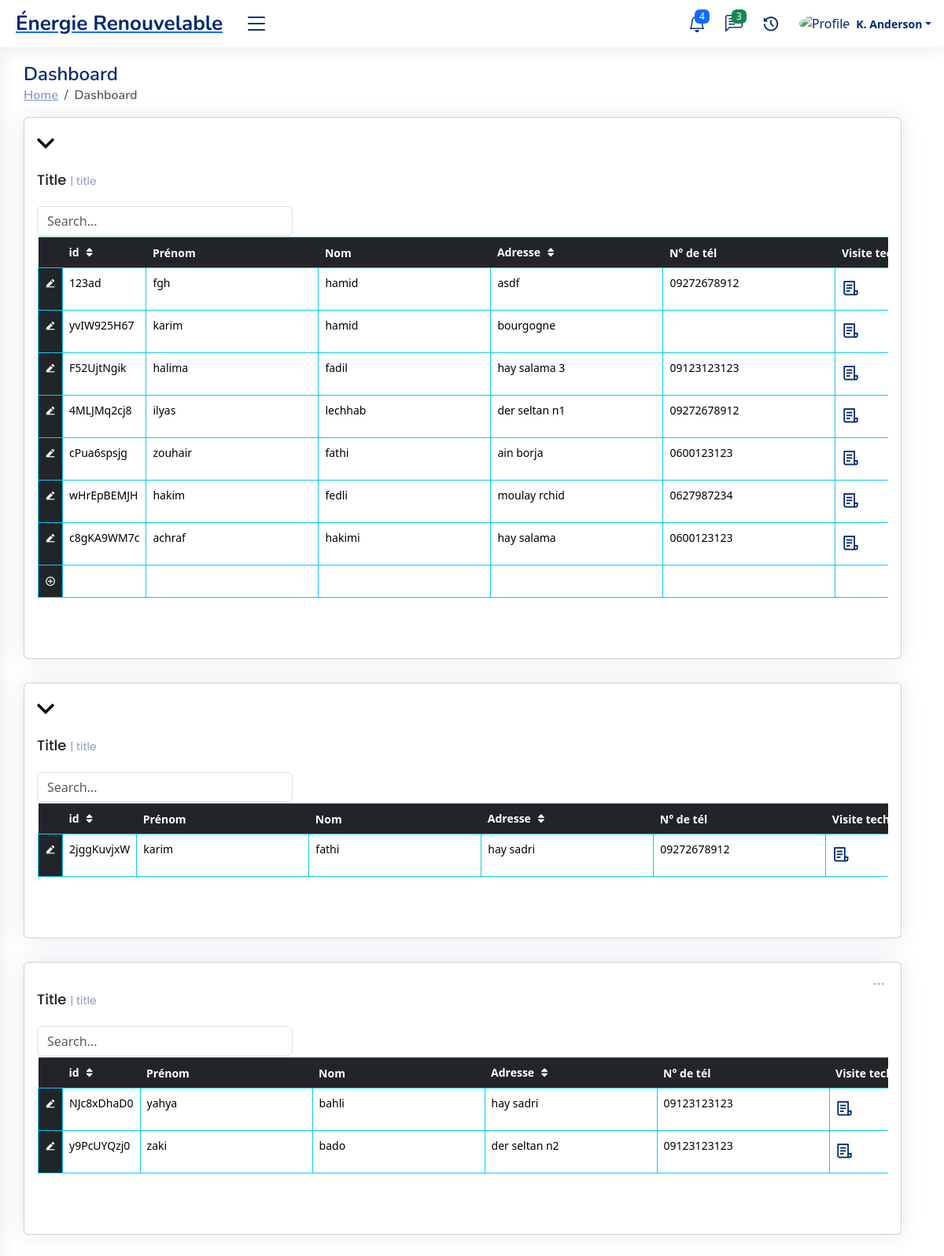
Screenshot of /formT/ (signed in) with the database file from the repository.
### ERapp/models.py (models this page shows, shortened)
class TableData001(models.Model):
    cell_id = models.CharField(max_length=255,blank=True)
    firstname = models.CharField(max_length=255,blank=True)
    lastname = models.CharField(max_length=255,blank=True)
    address = models.CharField(max_length=255,blank=True)
    num = models.CharField(max_length=255,blank=True)
    vt = models.FileField(upload_to='uploads/files',blank=True)
    etat = models.CharField(max_length=255,blank=True)
    tp = models.CharField(max_length=255,blank=True)
    auditV1 = models.FileField(upload_to='uploads/files/%Y/%m/%d/',blank=True)
    auditV2 = models.FileField(upload_to='uploads/files/%Y/%m/%d/',blank=True)
    auditV3 = models.FileField(upload_to='uploads/files/%Y/%m/%d/',blank=True)
    coffrac = models.CharField(max_length=255,blank=True)
    paiement = models.BooleanField(default=False)
    agent= models.CharField(max_length=255,blank=True)
    creation_time =models.DateTimeField(auto_now_add=True, blank = True)

### ERapp/views.py (the view, shortened to what this page needs)
# urls.py: path('formT/',table_view ),
def table_view(request): # add row
    data = TableData001.objects.all()
    col_count = data.count()
    column_names = TableData001._meta.get_fields()
    datafiles_VT = file_table_vt.objects.all()
    datafiles_AuditV1 = file_table_auditV1.objects.all()
    datafiles_AuditV2 = file_table_auditV2.objects.all()
    datafiles_AuditV3 = file_table_auditV3.objects.all()
    datafiles_AuditFinal = file_table_auditFinal.objects.all()
    return render(request, 'html/formPage.html', { 'data': data ,
                                                  'col_count':col_count ,
                                                  'column_names': column_names,
                                                  'datafiles_VT': datafiles_VT ,
                                                  'datafiles_AuditV1': datafiles_AuditV1 ,
                                                  'datafiles_AuditV2': datafiles_AuditV2 ,
                                                  'datafiles_AuditV3': datafiles_AuditV3 ,
                                                  'datafiles_AuditFinal':datafiles_AuditFinal})

### ERapp/templates/html/formPage.html (shortened to what this page needs)
{% load static %}
{% load l10n %}
<!DOCTYPE html>
<html lang="en">
<head>
  <link rel="stylesheet" href="https://cdnjs.cloudflare.com/ajax/libs/font-awesome/5.15.3/css/all.min.css">
  <link href="{% static 'css/style.css' %}" rel="stylesheet" type="text/css">
  <link href="{% static 'vendor/bootstrap/css/bootstrap.min.css' %}" rel="stylesheet">
  <link href="{% static 'vendor/bootstrap-icons/bootstrap-icons.css' %}" rel="stylesheet">
  <link href="{% static 'vendor/boxicons/css/boxicons.min.css' %}" rel="stylesheet">
  <link href="{% static 'vendor/quill/quill.snow.css' %}" rel="stylesheet">
  <link href="{% static 'vendor/quill/quill.bubble.css' %}" rel="stylesheet">
  <link href="{% static 'vendor/remixicon/remixicon.css' %}" rel="stylesheet">
  <link href="{% static 'vendor/simple-datatables/style.css' %}" rel="stylesheet">
</head>
<body onload="load()">
  {% if user.is_authenticated %}
  <header id="header" class="header fixed-top d-flex align-items-center">
    <div class="d-flex align-items-center justify-content-between">
      <a href="/home" class="logo d-flex align-items-center">
        <span class="d-none d-lg-block">Énergie Renouvelable</span>
      </a>
      <i class="bi bi-list toggle-sidebar-btn " id="click_side_bar"></i>
    </div>
    <nav class="header-nav ms-auto">
      <ul class="d-flex align-items-center">
        <li class="nav-item dropdown">
          <a class="nav-link nav-icon" href="#" data-bs-toggle="dropdown">
            <i class="bi bi-bell"></i>
            <span class="badge bg-primary badge-number">4</span>
          </a>
        </li>
        <li class="nav-item dropdown">
          <a class="nav-link nav-icon" href="#" data-bs-toggle="dropdown">
            <i class="bi bi-chat-left-text"></i>
            <span class="badge bg-success badge-number">3</span>
          </a>
        </li>
        <li class="nav-item dropdown">
          <a class="nav-link nav-icon" href="#" data-bs-toggle="dropdown">
            <i class="ri-history-fill"></i>
          </a>
        </li>
        <li class="nav-item dropdown pe-3">
          <a class="nav-link nav-profile d-flex align-items-center pe-0" href="#" data-bs-toggle="dropdown">
            <img src="assets/img/profile-img.jpg" alt="Profile" class="rounded-circle">
            <span class="d-none d-md-block dropdown-toggle ps-2">K. Anderson</span>
          </a>
        </li>
      </ul>
    </nav>
  </header>
  <main id="main" class="main">
    <div class="pagetitle">
      <h1>Dashboard</h1>
      <nav>
        <ol class="breadcrumb">
          <li class="breadcrumb-item"><a href="index.html">Home</a></li>
          <li class="breadcrumb-item active">Dashboard</li>
        </ol>
      </nav>
    </div>
    <section class="section dashboard">
      <div class="row">
          <div class="row">
            <div class="col-12">
              <div class="card recent-sales">
                <div class="reduce_div">
                  <button class="reduce_table_size" type="button" style="width:40px;height:40px;"><i class=" ri-arrow-down-s-line fa-3x" ></i></butoon>
                </div>
                <div class="card-body">
                  <h5 class="card-title">Title <span>| title</span></h5>
                  <input class="form-control" type="text" id="filterInput_1" placeholder="Search..." style="width:30%;min-width:100px;">
                  <div class="overflow-auto" style="padding:1px;">
                  <form method="post"  enctype="multipart/form-data">
                    <table class="table  table-hover  table-bordered  table-borderless border-info fixed-header-table" id="tableDATA_1" cellspacing="0" >
                        <thead class="table-dark border-info ">
                          <th class="fixed-column" ></th>
                          <th data-sortable="true" data-column="id"  >id <span class="sortable-icon"  data-column="id"></span></th>
                          <th>Prénom</th>
                          <th>Nom</th>
                          <th data-sortable="true" data-column="adresse">Adresse <span class="sortable-icon"  data-column="adresse"></th>
                          <th>N° de tél</th>
                          <th>Visite technique</th>
                        </thead>
                        <tbody id="myTable_1">
                            {% for item in data %}
                            {% if item.etat == "Modification Faite" or item.etat == "A modifier" or item.etat == "En cours" or item.etat == "A realiser" or item.etat == "Reclamation" or item.etat == "Reclamation Faite" or item.etat == "Envoye" %}
                            <tr>
                                <td class="fixed-column fixed-column-backcolor" ><button  class="button_table_data " type="button" id="table1_edit_col" name="" value="" onclick="my_Func_edit_table_1('{{item.cell_id}}')"><i class="ri-edit-2-fill"></i></button></td>
                                <td ><p style="width:auto;">{{ item.cell_id }}</p></td>
                                <td class="td_input_cell" ><input class="input_table_data" type="text" name="table1_firstname" id="table1_firstname{{ item.cell_id }}" value="{{ item.firstname }}"  ></td>
                                <td class="td_input_cell"><input class="input_table_data" type="text" name="table1_lastname" id="table1_lastname{{ item.cell_id }}" value="{{ item.lastname }}"  ></td>
                                <td class="td_input_cell"><input class="input_table_data" type="text" name="table1_address" id="table1_address{{ item.cell_id }}" value="{{ item.address }}"  ></td>
                                <td class="td_input_cell"><input class="input_table_data" type="text" name="table1_num" id="table1_num{{ item.cell_id }}" value="{{ item.num }}"  ></td>
                                <td class="td_input_cell" >
                                  <nav class="header-nav ms-auto" >
                                    <a class="nav-link nav-icon show" href="#" data-bs-toggle="dropdown" aria-expanded="true">
                                      <i class="ri-file-list-3-line"></i>
                                    </a>
                                  </nav>
                                </td>
                            </tr>
                            {% endif %}
                            {% endfor %}
                        </tbody>
                        <tfoot>
                            <tr>
                                <td class="fixed-column fixed-column-backcolor" ><button type="submit" class="button_table_data" style="text-align:left;" function=myFunctionadd()><i class="ri-add-circle-line"></i></button></td>
                                <td></td>
                                <td class="td_input_cell "> <input class="input_table_data" type="text" name="cell_data1add"  ></td>
                                <td class="td_input_cell"><input class="input_table_data" type="text" name="cell_data2add" ></td>
                                <td class="td_input_cell"><input class="input_table_data" type="text" name="cell_data3add" ></td>
                                <td class="td_input_cell"><input class="input_table_data" type="text" name="cell_data4add" ></td>
                                <td class="td_input_cell"></td>
                            </tr>
                        </tfoot>
                    </table>
                </form>
              </div>
                </div>
              </div>
            </div>
          </div>
          <div class="row">
            <div class="col-12">
              <div class="card recent-sales">
                <div class="reduce_div">
                  <button class="reduce_table_size" type="button" style="width:40px;height:40px;"><i class=" ri-arrow-down-s-line fa-3x" ></i></butoon>
                </div>
                <div class="card-body">
                  <h5 class="card-title">Title <span>| title</span></h5>
                  <input class="form-control" type="text" id="filterInput_2" placeholder="Search..." style="width:30%;min-width:100px;">
                    <div class="overflow-auto" style="padding:1px;">
                    <form method="post"  enctype="multipart/form-data">
                    <table class="table  table-hover   table-bordered  table-borderless border-info " id="tableDATA_2" cellspacing="0" >
                        <thead class="table-dark border-info">
                          <th class="fixed-column"></th>
                          <th >id <span class="sortable-icon"  data-column="id"></span></th>
                          <th>Prénom</th>
                          <th>Nom</th>
                          <th >Adresse <span class="sortable-icon"  data-column="adresse"></th>
                          <th>N° de tél</th>
                          <th>Visite technique</th>
                        </thead>
                        <tbody id="myTable_2">
                            {% for item in data %}
                            {% if item.etat == "Annule"%}
                          <tr>
                              <td class="fixed-column fixed-column-backcolor"><button  class="button_table_data" type="button" id="table2_edit_col" name="" value="" onclick="my_Func_edit_table_2('{{item.cell_id}}') "><i class="ri-edit-2-fill"></i></button></td>
                              <td ><p style="width:auto;">{{ item.cell_id }}</p></td>
                              <td class="td_input_cell" ><input class="input_table_data" type="text" name="table2_firstname" id="table2_firstname{{ item.cell_id }}" value="{{ item.firstname }}"  ></td>
                              <td class="td_input_cell"><input class="input_table_data" type="text" name="table2_lastname" id="table2_lastname{{ item.cell_id }}" value="{{ item.lastname }}"  ></td>
                              <td class="td_input_cell"><input class="input_table_data" type="text" name="table2_address" id="table2_address{{ item.cell_id }}" value="{{ item.address }}"  ></td>
                              <td class="td_input_cell"><input class="input_table_data" type="text" name="table2_num" id="table2_num{{ item.cell_id }}" value="{{ item.num }}"  ></td>
                              <td class="td_input_cell" >
                                <nav class="header-nav ms-auto" >
                                  <a class="nav-link nav-icon show" href="#" data-bs-toggle="dropdown" aria-expanded="true">
                                    <i class="ri-file-list-3-line"></i>
                                  </a>
                                </nav>
                              </td>
                            </tr>
                            {% endif %}
                            {% endfor %}
                        </tbody>
                    </table>
                </form>
              </div>
                </div>
              </div>
            </div>
          </div>
            <div class="row">
              <div class="col-12">
                <div class="card recent-sales overflow-auto">
                  <div class="filter">
                    <a class="icon" href="#" data-bs-toggle="dropdown"><i class="bi bi-three-dots"></i></a>
                  </div>
                  <div class="card-body" >
                    <h5 class="card-title">Title <span>| title</span></h5>
                    <input class="form-control" type="text" id="filterInput_3" placeholder="Search..." style="width:30%;min-width:100px;">
                    <div class="overflow-auto" style="padding:1px;">
                    <form method="post"  enctype="multipart/form-data">
                      <table class="table  table-hover   table-bordered  table-borderless border-info " id="tableDATA_3" cellspacing="0" >
                          <thead class="table-dark border-info">
                            <th class="fixed-column"></th>
                            <th data-sortable="true" data-column="id" >id <span class="sortable-icon"  data-column="id"></span></th>
                            <th>Prénom</th>
                            <th>Nom</th>
                            <th data-sortable="true" data-column="adresse">Adresse <span class="sortable-icon"  data-column="adresse"></th>
                            <th>N° de tél</th>
                            <th>Visite technique</th>
                          </thead>
                          <tbody id="myTable_3">
                              {% for item in data %}
                              {% if item.etat == "Fin" or item.etat == "Fini"%}
                            <tr>
                                <td class="fixed-column fixed-column-backcolor" style="width:auto;"><button  class="button_table_data" type="button" id="table3_edit_col" name="" value="" onclick="my_Func_edit_table_3('{{item.cell_id}}') "><i class="ri-edit-2-fill"></i></button></td>
                                <td ><p style="width:auto;">{{ item.cell_id }}</p></td>
                                <td class="td_input_cell" ><input class="input_table_data" type="text" name="table3_firstname" id="table3_firstname{{ item.cell_id }}" value="{{ item.firstname }}"  ></td>
                                <td class="td_input_cell"><input class="input_table_data" type="text" name="table3_lastname" id="table3_lastname{{ item.cell_id }}" value="{{ item.lastname }}"  ></td>
                                <td class="td_input_cell"><input class="input_table_data" type="text" name="table3_address" id="table3_address{{ item.cell_id }}" value="{{ item.address }}"  ></td>
                                <td class="td_input_cell"><input class="input_table_data" type="text" name="table3_num" id="table3_num{{ item.cell_id }}" value="{{ item.num }}"  ></td>
                                <td class="td_input_cell" >
                                  <nav class="header-nav ms-auto" >
                                    <a class="nav-link nav-icon show" href="#" data-bs-toggle="dropdown" aria-expanded="true">
                                      <i class="ri-file-list-3-line"></i>
                                    </a>
                                  </nav>
                                </td>
                              </tr>
                              {% endif %}
                              {% endfor %}
                          </tbody>
                      </table>
                  </form>
                  </div>
                </div>
              </div>
            </div>
      </div>
    </section>
  </main>
  {% endif %}
</body>
</html>

### rows the page displays
TableData001: cell_id "123ad", table1_firstname "fgh", table1_lastname "hamid", table1_address "asdf", table1_num "09272678912"
TableData001: cell_id "yvIW925H67", table1_firstname "karim", table1_lastname "hamid", table1_address "bourgogne"
TableData001: cell_id "F52UjtNgik", table1_firstname "halima", table1_lastname "fadil", table1_address "hay salama 3", table1_num "09123123123"
TableData001: cell_id "4MLJMq2cj8", table1_firstname "ilyas", table1_lastname "lechhab", table1_address "der seltan n1", table1_num "09272678912"
TableData001: cell_id "cPua6spsjg", table1_firstname "zouhair", table1_lastname "fathi", table1_address "ain borja", table1_num "0600123123"
TableData001: cell_id "wHrEpBEMJH", table1_firstname "hakim", table1_lastname "fedli", table1_address "moulay rchid", table1_num "0627987234"
TableData001: cell_id "c8gKA9WM7c", table1_firstname "achraf", table1_lastname "hakimi", table1_address "hay salama", table1_num "0600123123"
TableData001: cell_id "2jggKuvjxW", table2_firstname "karim", table2_lastname "fathi", table2_address "hay sadri", table2_num "09272678912"
TableData001: cell_id "NJc8xDhaD0", table3_firstname "yahya", table3_lastname "bahli", table3_address "hay sadri", table3_num "09123123123"
TableData001: cell_id "y9PcUYQzj0", table3_firstname "zaki", table3_lastname "bado", table3_address "der seltan n2", table3_num "09123123123"
